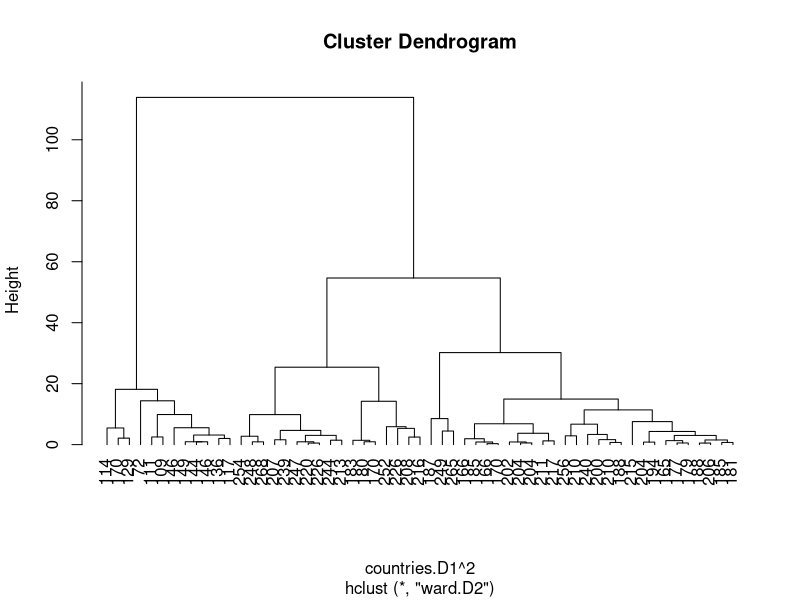

R code for this plot:
## ---- chunk 1
getwd()
countries<-read.table("./ecosystems.txt",sep="\t",header=T)
# countries<-read.table("./2nda_parte/FANGA_TAUFA_del_tab.txt",sep="\t",header=T)
str(countries)

countries2 <- scale(countries)
countries.D1 = dist(countries2, method = "euclid")

#clustering
require(cluster)
clusterW<-hclust(countries.D1^2, method="ward.D2")

#Agglomerateive clustering, UPGMA
plot(clusterW, hang=-1, labels = countries[,1])
